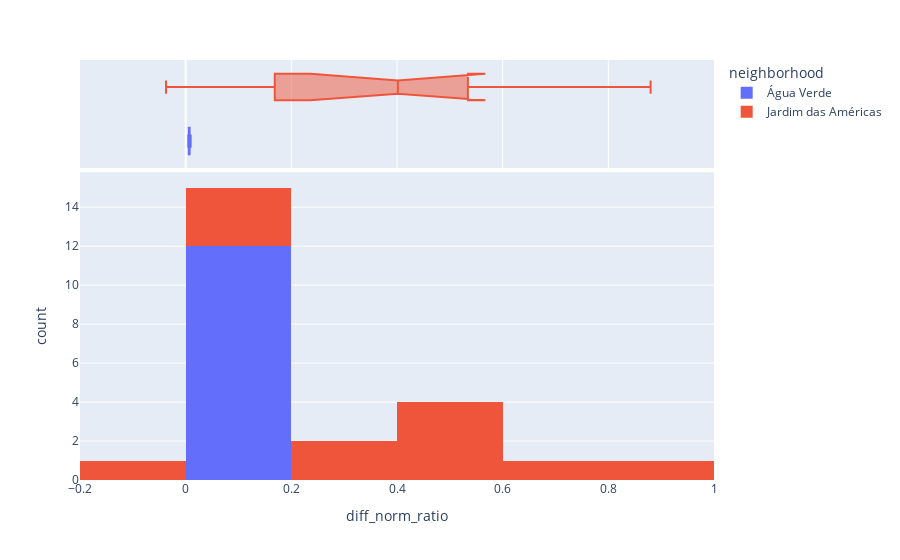

Here is the notebook cell this chart was saved with:
### Code cell
px.histogram(gdf, 
             x='diff_norm_ratio', 
            #  y="tip", 
             color="neighborhood",
                   marginal="box", # or violin, rug
                #    hover_data=df.columns
                # range_x=(0,30),
               #  width = 900,
               #  nbins=10,
                   )

### Figure 1 — Plotly figure (JSON) as saved in the notebook; plotly's stock layout.template omitted (floating-point values rounded to 4 significant figures)
{"data": [{"alignmentgroup": "True", "bingroup": "x", "hovertemplate": "neighborhood=Água Verde<br>diff_norm_ratio=%{x}<br>count=%{y}<extra></extra>", "legendgroup": "Água Verde", "marker": {"color": "#636efa", "pattern": {"shape": ""}}, "name": "Água Verde", "offsetgroup": "Água Verde", "orientation": "v", "showlegend": true, "type": "histogram", "x": [0.007254, 0.006372, 0.006751, 0.007756, 0.009367, 0.005008, 0.007614, 0.005525, 0.006375, 0.005643, 0.006893, 0.006592], "xaxis": "x", "yaxis": "y"}, {"alignmentgroup": "True", "hovertemplate": "neighborhood=Água Verde<br>diff_norm_ratio=%{x}<extra></extra>", "legendgroup": "Água Verde", "marker": {"color": "#636efa"}, "name": "Água Verde", "notched": true, "offsetgroup": "Água Verde", "showlegend": false, "type": "box", "x": [0.007254, 0.006372, 0.006751, 0.007756, 0.009367, 0.005008, 0.007614, 0.005525, 0.006375, 0.005643, 0.006893, 0.006592], "xaxis": "x2", "yaxis": "y2"}, {"alignmentgroup": "True", "bingroup": "x", "hovertemplate": "neighborhood=Jardim das Américas<br>diff_norm_ratio=%{x}<br>count=%{y}<extra></extra>", "legendgroup": "Jardim das Américas", "marker": {"color": "#EF553B", "pattern": {"shape": ""}}, "name": "Jardim das Américas", "offsetgroup": "Jardim das Américas", "orientation": "v", "showlegend": true, "type": "histogram", "x": [0.88, 0.461, 0.1389, -0.03718, 0.6416, 0.4194, 0.5444, 0.3838, 0.1861, 0.5239, 0.3331, 0.1512], "xaxis": "x", "yaxis": "y"}, {"alignmentgroup": "True", "hovertemplate": "neighborhood=Jardim das Américas<br>diff_norm_ratio=%{x}<extra></extra>", "legendgroup": "Jardim das Américas", "marker": {"color": "#EF553B"}, "name": "Jardim das Américas", "notched": true, "offsetgroup": "Jardim das Américas", "showlegend": false, "type": "box", "x": [0.88, 0.461, 0.1389, -0.03718, 0.6416, 0.4194, 0.5444, 0.3838, 0.1861, 0.5239, 0.3331, 0.1512], "xaxis": "x2", "yaxis": "y2"}], "layout": {"barmode": "relative", "legend": {"title": {"text": "neighborhood"}, "tracegroupgap": 0}, "margin": {"t": 60}, "xaxis": {"anchor": "y", "domain": [0, 1], "title": {"text": "diff_norm_ratio"}}, "xaxis2": {"anchor": "y2", "domain": [0, 1], "matches": "x", "showgrid": true, "showticklabels": false}, "yaxis": {"anchor": "x", "domain": [0, 0.7326], "title": {"text": "count"}}, "yaxis2": {"anchor": "x2", "domain": [0.7426, 1], "matches": "y2", "showgrid": false, "showline": false, "showticklabels": false, "ticks": ""}}}
